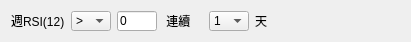
       <widget class="QWidget" name="widget_32" native="true">
        <property name="geometry">
         <rect>
          <x>1690</x>
          <y>360</y>
          <width>411</width>
          <height>40</height>
         </rect>
        </property>
        <layout class="QHBoxLayout" name="horizontalLayout_143">
         <item>
          <layout class="QHBoxLayout" name="horizontalLayout_47">
           <item>
            <widget class="QLabel" name="label_203">
             <property name="text">
              <string>週RSI(12)</string>
             </property>
            </widget>
           </item>
           <item>
            <widget class="QComboBox" name="comboBox_56">
             <property name="sizePolicy">
              <sizepolicy hsizetype="Preferred" vsizetype="Fixed">
               <horstretch>0</horstretch>
               <verstretch>0</verstretch>
              </sizepolicy>
             </property>
             <property name="minimumSize">
              <size>
               <width>40</width>
               <height>20</height>
              </size>
             </property>
             <property name="maximumSize">
              <size>
               <width>40</width>
               <height>20</height>
              </size>
             </property>
             <item>
              <property name="text">
               <string>&gt;</string>
              </property>
             </item>
             <item>
              <property name="text">
               <string>&gt;=</string>
              </property>
             </item>
             <item>
              <property name="text">
               <string>&lt;</string>
              </property>
             </item>
             <item>
              <property name="text">
               <string>&lt;=</string>
              </property>
             </item>
             <item>
              <property name="text">
               <string>&lt;&gt;</string>
              </property>
             </item>
             <item>
              <property name="text">
               <string>=</string>
              </property>
             </item>
            </widget>
           </item>
           <item>
            <widget class="QLineEdit" name="lineEdit_21">
             <property name="sizePolicy">
              <sizepolicy hsizetype="Expanding" vsizetype="Fixed">
               <horstretch>0</horstretch>
               <verstretch>0</verstretch>
              </sizepolicy>
             </property>
             <property name="minimumSize">
              <size>
               <width>40</width>
               <height>20</height>
              </size>
             </property>
             <property name="maximumSize">
              <size>
               <width>40</width>
               <height>20</height>
              </size>
             </property>
             <property name="text">
              <string>0</string>
             </property>
            </widget>
           </item>
           <item>
            <widget class="QLabel" name="label_84">
             <property name="minimumSize">
              <size>
               <width>40</width>
               <height>20</height>
              </size>
             </property>
             <property name="maximumSize">
              <size>
               <width>40</width>
               <height>20</height>
              </size>
             </property>
             <property name="text">
              <string> 連續</string>
             </property>
            </widget>
           </item>
           <item>
            <widget class="QComboBox" name="comboBox_57">
             <property name="sizePolicy">
              <sizepolicy hsizetype="Preferred" vsizetype="Fixed">
               <horstretch>0</horstretch>
               <verstretch>0</verstretch>
              </sizepolicy>
             </property>
             <property name="minimumSize">
              <size>
               <width>40</width>
               <height>20</height>
              </size>
             </property>
             <property name="maximumSize">
              <size>
               <width>40</width>
               <height>20</height>
              </size>
             </property>
             <item>
              <property name="text">
               <string>1</string>
              </property>
             </item>
             <item>
              <property name="text">
               <string>2</string>
              </property>
             </item>
             <item>
              <property name="text">
               <string>3</string>
              </property>
             </item>
             <item>
              <property name="text">
               <string>4</string>
              </property>
             </item>
             <item>
              <property name="text">
               <string>5</string>
              </property>
             </item>
             <item>
              <property name="text">
               <string>6</string>
              </property>
             </item>
             <item>
              <property name="text">
               <string>7</string>
              </property>
             </item>
             <item>
              <property name="text">
               <string>8</string>
              </property>
             </item>
             <item>
              <property name="text">
               <string>9</string>
              </property>
             </item>
             <item>
              <property name="text">
               <string>10</string>
              </property>
             </item>
            </widget>
           </item>
           <item>
            <widget class="QLabel" name="label_85">
             <property name="minimumSize">
              <size>
               <width>40</width>
               <height>20</height>
              </size>
             </property>
             <property name="maximumSize">
              <size>
               <width>40</width>
               <height>20</height>
              </size>
             </property>
             <property name="text">
              <string>天</string>
             </property>
            </widget>
           </item>
          </layout>
         </item>
         <item>
          <spacer name="horizontalSpacer_99">
           <property name="orientation">
            <enum>Qt::Horizontal</enum>
           </property>
           <property name="sizeHint" stdset="0">
            <size>
             <width>40</width>
             <height>20</height>
            </size>
           </property>
          </spacer>
         </item>
        </layout>
       </widget>
